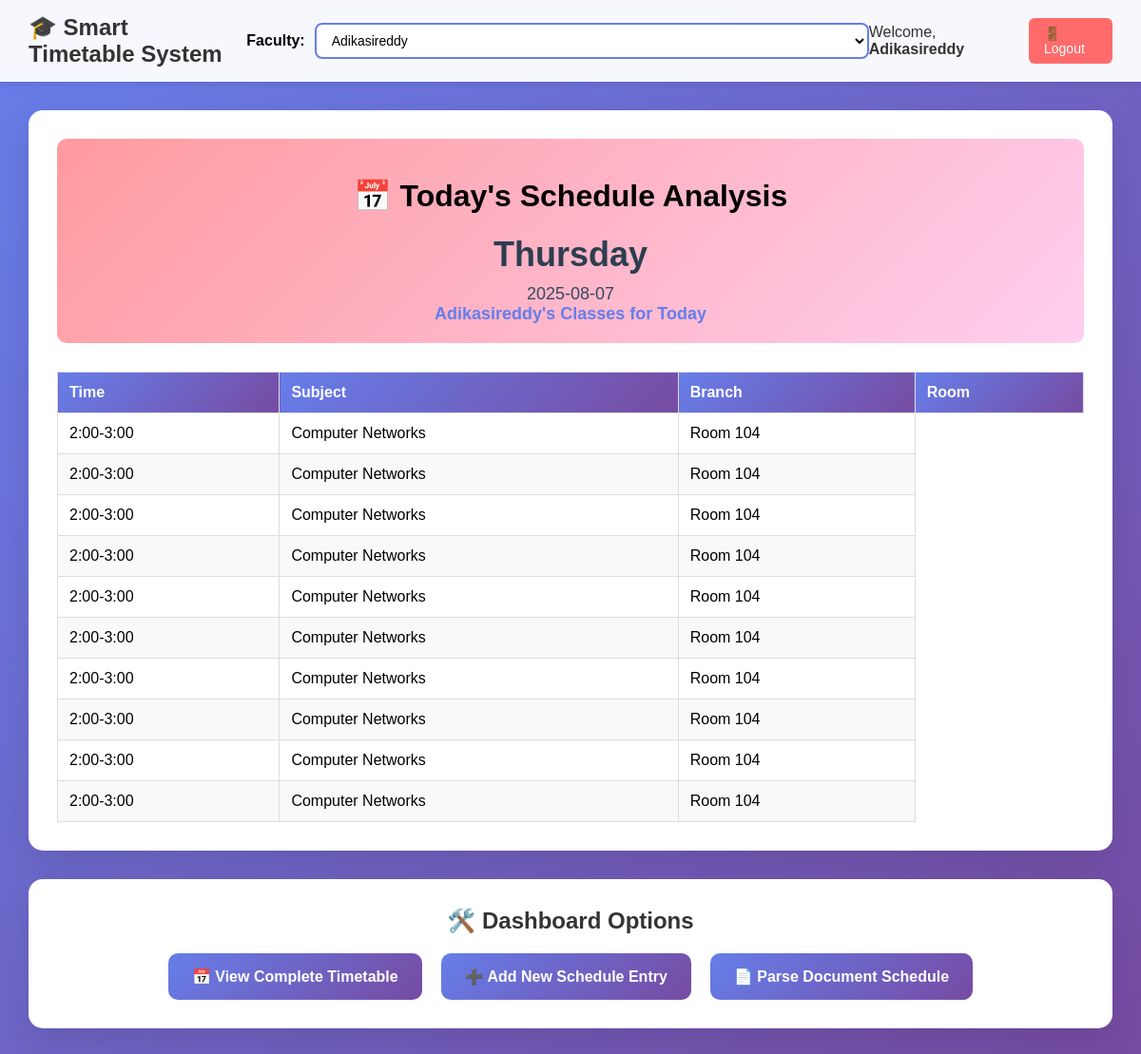
/main_dashboard (signed in), run on the app's committed database.
### tables this page shows
CREATE TABLE schedules (
            id INTEGER PRIMARY KEY AUTOINCREMENT,
            faculty_name TEXT NOT NULL,
            day TEXT NOT NULL,
            time TEXT NOT NULL,
            subject TEXT NOT NULL,
            room TEXT NOT NULL
        );

### main.py (the view)
@app.route('/main_dashboard')
def main_dashboard():
    if 'user' not in session:
        return redirect('/login')
    current_day = datetime.now().strftime('%A')
    current_date = datetime.now().strftime('%Y-%m-%d')
    schedules = get_today_schedule('adikasireddy', current_day)
    faculty_names = get_all_faculty_names()
    if 'adikasireddy' not in faculty_names:
        faculty_names.append('adikasireddy')
    return render_template('main_dashboard.html',
                         schedules=schedules,
                         current_day=current_day,
                         current_date=current_date,
                         faculty_names=faculty_names,
                         selected_faculty='adikasireddy')

### database.py (called while the page is built)
def get_db():
    conn = sqlite3.connect(DATABASE)
    return conn

def get_all_faculty_names():
    conn = get_db()
    cursor = conn.cursor()
    cursor.execute("SELECT DISTINCT faculty_name FROM schedules ORDER BY faculty_name")
    faculty_names = [row[0] for row in cursor.fetchall()]
    conn.close()
    return faculty_names

def get_today_schedule(faculty_name, day):
    conn = get_db()
    cursor = conn.cursor()
    cursor.execute("SELECT * FROM schedules WHERE faculty_name = ? AND day = ? ORDER BY time",
                   (faculty_name, day))
    schedules = cursor.fetchall()
    conn.close()
    return schedules

### templates/main_dashboard.html (shortened to what this page needs)
<!DOCTYPE html>
<html>
<head>
</head>
<body>
    <div class="header">
        <div class="header-left">
            <h2 style="margin: 0; color: #333;">🎓 Smart Timetable System</h2>
            <div class="faculty-selector">
                <label for="facultySelect"><strong>Faculty:</strong></label>
                <select id="facultySelect" onchange="loadFacultySchedule()">
                    {% for faculty in faculty_names %}
                    <option value="{{ faculty }}" {% if faculty == selected_faculty %}selected{% endif %}>
                        {{ faculty|title }}
                    </option>
                    {% endfor %}
                </select>
            </div>
        </div>
        <div class="user-info">
            <span>Welcome, <strong>{{ session.get('user_name', 'User') }}</strong></span>
            <a href="/logout" class="logout-btn">🚪 Logout</a>
        </div>
    </div>
    <div class="main-content">
        <div class="schedule-section">
            <div class="schedule-header">
                <h1>📅 Today's Schedule Analysis</h1>
                <div class="day-title">{{ current_day }}</div>
                <div class="date-info">{{ current_date }}</div>
                <div class="faculty-name" id="currentFaculty">{{ selected_faculty|title }}'s Classes for Today</div>
            </div>
            <div id="scheduleContent">
                {% if schedules %}
                    <table class="schedule-table">
                        <thead>
                            <tr>
                                <th>Time</th>
                                <th>Subject</th>
                                <th>Branch</th>
                                <th>Room</th>
                            </tr>
                        </thead>
                        <tbody id="scheduleTableBody">
                            {% for schedule in schedules %}
                            <tr>
                                <td>{{ schedule[3] }}</td>
                                <td>{{ schedule[4] }}</td>
                                <td>{{ schedule[5] }}</td>
                            </tr>
                            {% endfor %}
                        </tbody>
                    </table>
                {% else %}
                    <div class="no-schedule" id="noScheduleMessage">
                        <h3>🎉 No classes scheduled for today!</h3>
                        <p>Enjoy your free day.</p>
                    </div>
                {% endif %}
            </div>
        </div>
        <div class="dashboard-section">
            <div class="dashboard-title">🛠️ Dashboard Options</div>
            <div class="nav-links">
                <a href="/view_timetable" class="nav-link">📅 View Complete Timetable</a>
                <a href="/add_schedule" class="nav-link">➕ Add New Schedule Entry</a>
                <a href="/admin" class="nav-link">📄 Parse Document Schedule</a>
            </div>
        </div>
    </div>
</body>
</html>

### templates/main_dashboard.html (style rules this page uses)
body { font-family: Arial, sans-serif; margin: 0; padding: 0; background: linear-gradient(135deg, #667eea 0%, #764ba2 100%); min-height: 100vh; }
.header { background: rgba(255,255,255,0.95); padding: 15px 30px; box-shadow: 0 2px 10px rgba(0,0,0,0.1); display: flex; justify-content: space-between; align-items: center; }
.header-left { display: flex; align-items: center; gap: 20px; }
.faculty-selector { display: flex; align-items: center; gap: 10px; }
.faculty-selector select { padding: 8px 12px; border: 2px solid #667eea; border-radius: 8px; font-size: 14px; background: white; }
.user-info { display: flex; align-items: center; gap: 15px; color: #333; }
.logout-btn { background: #ff6b6b; color: white; text-decoration: none; padding: 8px 16px; border-radius: 6px; font-size: 14px; }
.main-content { padding: 30px; }
.schedule-section { background: white; border-radius: 15px; padding: 30px; margin-bottom: 30px; box-shadow: 0 15px 35px rgba(0,0,0,0.1); }
.schedule-header { text-align: center; margin-bottom: 30px; padding: 20px; background: linear-gradient(135deg, #ff9a9e 0%, #fecfef 100%); border-radius: 10px; }
.day-title { font-size: 36px; font-weight: bold; color: #2c3e50; margin: 10px 0; }
.date-info { font-size: 18px; color: #34495e; }
.schedule-table { width: 100%; border-collapse: collapse; margin-top: 20px; }
.schedule-table th, .schedule-table td { border: 1px solid #ddd; padding: 12px; text-align: left; }
.schedule-table th { background: linear-gradient(135deg, #667eea 0%, #764ba2 100%); color: white; font-weight: bold; }
.schedule-table tr:nth-child(even) { background-color: #f9f9f9; }
.dashboard-section { background: white; border-radius: 15px; padding: 30px; box-shadow: 0 15px 35px rgba(0,0,0,0.1); }
.dashboard-title { font-size: 24px; font-weight: bold; margin-bottom: 20px; color: #333; text-align: center; }
.nav-links { display: flex; justify-content: center; gap: 20px; flex-wrap: wrap; }
.nav-link { background: linear-gradient(135deg, #667eea 0%, #764ba2 100%); color: white; text-decoration: none; padding: 15px 25px; border-radius: 10px; font-weight: bold; transition: transform 0.2s; text-align: center; min-width: 180px; }
.faculty-name { font-weight: bold; color: #667eea; font-size: 18px; }

### data on the page
schedules: time "2:00-3:00", subject "Computer Networks", room "Room 104"
schedules: time "2:00-3:00", subject "Computer Networks", room "Room 104"
schedules: time "2:00-3:00", subject "Computer Networks", room "Room 104"
schedules: time "2:00-3:00", subject "Computer Networks", room "Room 104"
schedules: time "2:00-3:00", subject "Computer Networks", room "Room 104"
schedules: time "2:00-3:00", subject "Computer Networks", room "Room 104"
schedules: time "2:00-3:00", subject "Computer Networks", room "Room 104"
schedules: time "2:00-3:00", subject "Computer Networks", room "Room 104"
schedules: time "2:00-3:00", subject "Computer Networks", room "Room 104"
schedules: time "2:00-3:00", subject "Computer Networks", room "Room 104"

### other printed values
{{ selected_faculty|title }} "Adikasireddy"
form field value "Adikasireddy"
